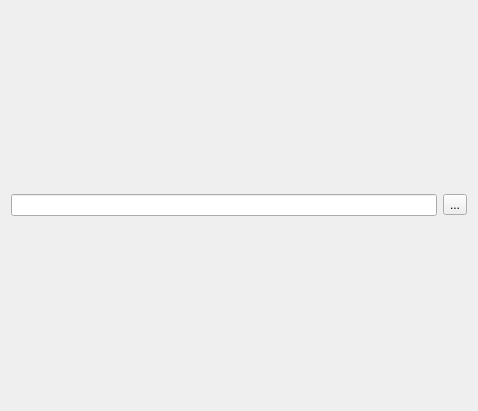
<?xml version="1.0" encoding="UTF-8"?>
<ui version="4.0">
 <class>TaskPanel</class>
 <widget class="QWidget" name="TaskPanel">
  <property name="geometry">
   <rect>
    <x>0</x>
    <y>0</y>
    <width>478</width>
    <height>411</height>
   </rect>
  </property>
  <property name="sizePolicy">
   <sizepolicy hsizetype="MinimumExpanding" vsizetype="MinimumExpanding">
    <horstretch>0</horstretch>
    <verstretch>0</verstretch>
   </sizepolicy>
  </property>
  <property name="windowTitle">
   <string>Import Alignment</string>
  </property>
  <layout class="QVBoxLayout" name="verticalLayout_2">
   <item>
    <layout class="QHBoxLayout" name="horizontalLayout_3">
     <item>
      <widget class="QLineEdit" name="filename">
       <property name="sizePolicy">
        <sizepolicy hsizetype="Expanding" vsizetype="Fixed">
         <horstretch>1</horstretch>
         <verstretch>0</verstretch>
        </sizepolicy>
       </property>
      </widget>
     </item>
     <item>
      <widget class="QToolButton" name="pick_file">
       <property name="text">
        <string>...</string>
       </property>
      </widget>
     </item>
    </layout>
   </item>
  </layout>
 </widget>
 <resources/>
 <connections/>
</ui>
